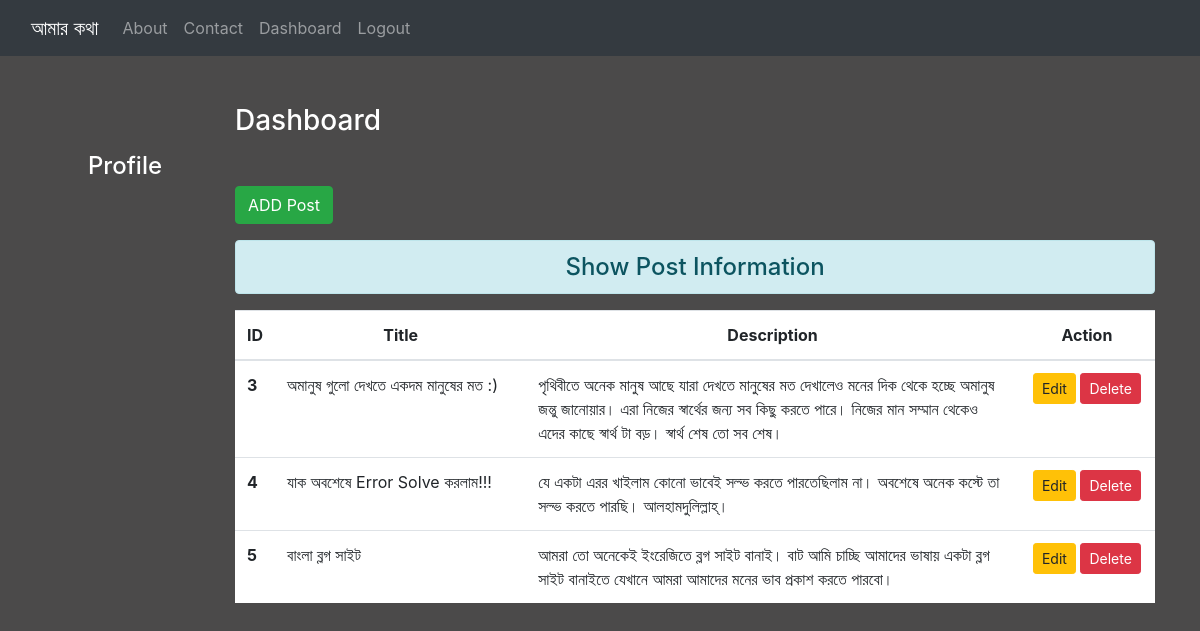
The page /dashboard/ (signed in) on the database its author committed.
### blog/models.py (models this page shows)
class Post(models.Model):
    title = models.CharField(max_length=200)
    description = models.TextField()

### blog/views.py (the view)
# urls.py: path('dashboard/', views.dashboard, name='dashboard'),
def dashboard(request):
    if request.user.is_authenticated:
        posts = Post.objects.all()
        user = request.user
        full_name = user.get_full_name()
        grp = user.groups.all()
        return render(request, 'blog/dashboard.html', {'posts': posts, 'full_name': full_name, 'groups':grp})
    else:
        return HttpResponseRedirect('/login/')

### templates/blog/dashboard.html (shortened to what this page needs)
{% extends 'blog/base.html' %}
{% load static %}
{% block side %}
    <div class="col-sm-2 text-white my-5 text-center">
    <h4 class="my-5">Profile</h4>
    </div>
{% endblock side %}
{% block content %}
    <div class="col-sm-10">
        <h3 class="text-white my-5">Dashboard</h3>
        <a href="{% url 'addpost' %}" class="btn btn-success">ADD Post</a>
    <h4 class="text-center alert alert-info mt-3"> Show Post Information</h4>
    {% if posts %}
    <table class="table table-hover bg-white">
        <thead>
            <tr class="text-center">
                <th scope="col" style="width: 2%">ID</th>
                <th scope="col" style="width: 28%">Title</th>
                <th scope="col" style="width: 55%">Description</th>
                <th scope="col" style="width: 15%">Action</th>
            </tr>
        </thead>
        <tbody>
            {% for post in posts %}
                <tr>
                <th scope="row">{{ post.id }}</th>
                <td>{{ post.title }}</td>
                <td>{{ post.description }}</td>
                <td class="text-center">
                    <a href="{% url 'updatepost' post.id %}" class="btn btn-warning btn-sm">Edit</a>
                    {% if perms.blog.delete_post %}
                    <form action="{% url 'deletepost' post.id%}" method="POST" class="d-inline">
                        <input type="submit" class="btn btn-danger btn-sm" value="Delete">
                    </form>
                    {% endif %}
                </td>
                </tr>
        {% endfor %}
        </tbody>
    </table>
    {% else %}
    <h4 class="text-center alert alert-warning">No Records</h4>
    {% endif %}
    </div>
{% endblock content %}

### templates/blog/base.html (shortened to what this page needs)
<!DOCTYPE html>
{% load static %}
<html lang="en">
<head>
    <link rel="stylesheet" href="https://cdn.jsdelivr.net/npm/bootstrap@4.5.3/dist/css/bootstrap.min.css">
    <link rel="stylesheet" href="{% static 'blog/css/style.css' %}">
</head>
<body>
    <div class="container-fluid bg-dark">
        {% include 'blog/navbar.html' %}
    </div>
    <div class="container">
    <div class="row">
        {% block side %}
        {% endblock side %}
        {% block content %}
        {% endblock content %}
    </div>
    </div>
</body>
</html>

### templates/blog/navbar.html (shortened to what this page needs)
<nav class="navbar navbar-expand-lg navbar-dark bg-dark">
  <a class="navbar-brand" href="/">আমার কথা </a>
  <div class="collapse navbar-collapse" id="navbarNav">
    <ul class="navbar-nav">
      <li class="nav-item">
        <a class="nav-link" href="{% url 'about' %}">About</a>
      </li>
      <li class="nav-item">
        <a class="nav-link" href="{% url 'contact' %}">Contact</a>
      </li>
        {% if request.user.is_authenticated %}
      <li class="nav-item">
        <a class="nav-link" href="{% url 'dashboard' %}">Dashboard</a>
      </li>
        <li class="nav-item">
        <a class="nav-link" href="{% url 'logout' %}">Logout</a>
      </li>
        {% endif %}
    </ul>
  </div>
</nav>

### static/blog/css/style.css (style rules this page uses)
body { background-color: rgb(75,74,74); color: antiquewhite; }

### rows shown on the page
Post: id "3", title "অমানুষ গুলো দেখতে একদম মানুষের মত :)", description "পৃথিবীতে অনেক মানুষ আছে যারা দেখতে মানুষের মত দেখালেও মনের দিক থেকে হচ্ছে অমানুষ জন্তু জানোয়ার। এরা নিজের স্বার্থের জন্য সব কিছু করতে পারে। নিজের মান সম্মান থেকেও এদের কাছে স্বার্থ টা বড়। স্বার্থ শেষ তো সব শেষ।"
Post: id "4", title "যাক অবশেষে Error Solve করলাম!!!", description "যে একটা এরর খাইলাম কোনো ভাবেই সল্ভ করতে পারতেছিলাম না। অবশেষে অনেক কস্টে তা সল্ভ করতে পারছি। আলহামদুলিল্লাহ্‌।"
Post: id "5", title "বাংলা ব্লগ সাইট", description "আমরা তো অনেকেই ইংরেজিতে ব্লগ সাইট বানাই। বাট আমি চাচ্ছি আমাদের ভাষায় একটা ব্লগ সাইট বানাইতে যেখানে আমরা আমাদের মনের ভাব প্রকাশ করতে পারবো।"
